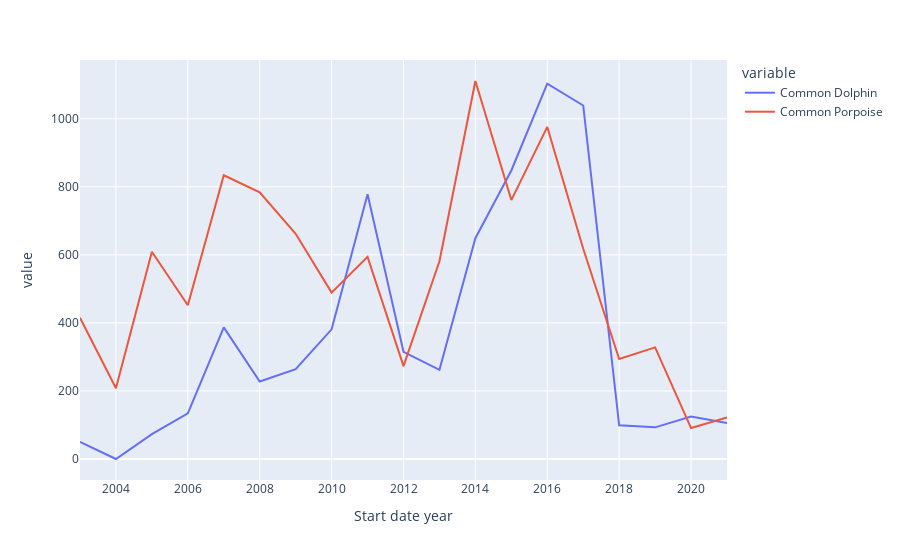

This figure's notebook cell:
### Code cell
tmp_pv = tmp_pv.reset_index()
px.line(tmp_pv, x='Start date year' , y=["Common Dolphin","Common Porpoise"])

### Figure 1 — Plotly figure (JSON) as saved in the notebook; plotly's stock layout.template omitted (floating-point values rounded to 4 significant figures)
{"data": [{"hovertemplate": "variable=Common Dolphin<br>Start date year=%{x}<br>value=%{y}<extra></extra>", "legendgroup": "Common Dolphin", "line": {"color": "#636efa", "dash": "solid"}, "marker": {"symbol": "circle"}, "mode": "lines", "name": "Common Dolphin", "orientation": "v", "showlegend": true, "type": "scatter", "x": [2003, 2004, 2005, 2006, 2007, 2008, 2009, 2010, 2011, 2012, 2013, 2014, 2015, 2016, 2017, 2018, 2019, 2020, 2021], "xaxis": "x", "y": [50, 0, 73, 134, 387, 228, 264, 381, 778, 315, 262, 649, 848, 1103, 1039, 99, 93, 125, 106], "yaxis": "y"}, {"hovertemplate": "variable=Common Porpoise<br>Start date year=%{x}<br>value=%{y}<extra></extra>", "legendgroup": "Common Porpoise", "line": {"color": "#EF553B", "dash": "solid"}, "marker": {"symbol": "circle"}, "mode": "lines", "name": "Common Porpoise", "orientation": "v", "showlegend": true, "type": "scatter", "x": [2003, 2004, 2005, 2006, 2007, 2008, 2009, 2010, 2011, 2012, 2013, 2014, 2015, 2016, 2017, 2018, 2019, 2020, 2021], "xaxis": "x", "y": [415, 208, 609, 452, 834, 784, 662, 489, 594, 273, 581, 1111, 761, 976, 618, 294, 328, 91, 122], "yaxis": "y"}], "layout": {"legend": {"title": {"text": "variable"}, "tracegroupgap": 0}, "margin": {"t": 60}, "xaxis": {"anchor": "y", "domain": [0, 1], "title": {"text": "Start date year"}}, "yaxis": {"anchor": "x", "domain": [0, 1], "title": {"text": "value"}}}}
